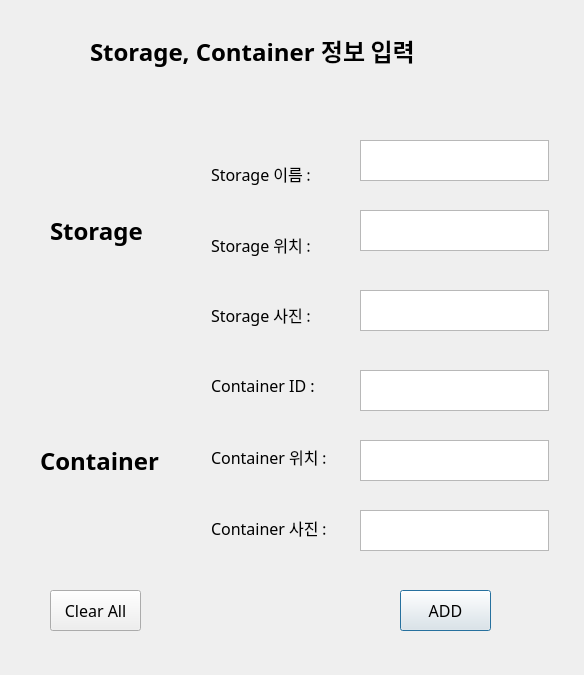
<?xml version="1.0" encoding="UTF-8"?>
<ui version="4.0">
 <class>AddStorageContainerWindow</class>
 <widget class="QDialog" name="AddStorageContainerWindow">
  <property name="geometry">
   <rect>
    <x>0</x>
    <y>0</y>
    <width>584</width>
    <height>675</height>
   </rect>
  </property>
  <property name="windowTitle">
   <string>AddStorageContainerWindow</string>
  </property>
  <widget class="QPlainTextEdit" name="plainTextEdit">
   <property name="geometry">
    <rect>
     <x>360</x>
     <y>140</y>
     <width>189</width>
     <height>41</height>
    </rect>
   </property>
   <property name="font">
    <font>
     <pointsize>10</pointsize>
    </font>
   </property>
  </widget>
  <widget class="QLabel" name="label">
   <property name="geometry">
    <rect>
     <x>90</x>
     <y>20</y>
     <width>431</width>
     <height>61</height>
    </rect>
   </property>
   <property name="font">
    <font>
     <family>함초롬바탕</family>
     <pointsize>18</pointsize>
     <weight>75</weight>
     <bold>true</bold>
    </font>
   </property>
   <property name="text">
    <string>Storage, Container 정보 입력</string>
   </property>
  </widget>
  <widget class="QLabel" name="label_2">
   <property name="geometry">
    <rect>
     <x>50</x>
     <y>200</y>
     <width>151</width>
     <height>61</height>
    </rect>
   </property>
   <property name="font">
    <font>
     <family>함초롬바탕</family>
     <pointsize>18</pointsize>
     <weight>75</weight>
     <bold>true</bold>
    </font>
   </property>
   <property name="text">
    <string>Storage</string>
   </property>
  </widget>
  <widget class="QPlainTextEdit" name="plainTextEdit_4">
   <property name="geometry">
    <rect>
     <x>360</x>
     <y>370</y>
     <width>189</width>
     <height>41</height>
    </rect>
   </property>
   <property name="font">
    <font>
     <pointsize>10</pointsize>
    </font>
   </property>
  </widget>
  <widget class="QPlainTextEdit" name="plainTextEdit_3">
   <property name="geometry">
    <rect>
     <x>360</x>
     <y>290</y>
     <width>189</width>
     <height>41</height>
    </rect>
   </property>
   <property name="font">
    <font>
     <pointsize>10</pointsize>
    </font>
   </property>
  </widget>
  <widget class="QLabel" name="label_3">
   <property name="geometry">
    <rect>
     <x>40</x>
     <y>430</y>
     <width>151</width>
     <height>61</height>
    </rect>
   </property>
   <property name="font">
    <font>
     <family>함초롬바탕</family>
     <pointsize>18</pointsize>
     <weight>75</weight>
     <bold>true</bold>
    </font>
   </property>
   <property name="text">
    <string>Container</string>
   </property>
  </widget>
  <widget class="QPlainTextEdit" name="plainTextEdit_5">
   <property name="geometry">
    <rect>
     <x>360</x>
     <y>440</y>
     <width>189</width>
     <height>41</height>
    </rect>
   </property>
   <property name="font">
    <font>
     <pointsize>10</pointsize>
    </font>
   </property>
  </widget>
  <widget class="QPlainTextEdit" name="plainTextEdit_6">
   <property name="geometry">
    <rect>
     <x>360</x>
     <y>510</y>
     <width>189</width>
     <height>41</height>
    </rect>
   </property>
   <property name="font">
    <font>
     <pointsize>10</pointsize>
    </font>
   </property>
  </widget>
  <widget class="QPushButton" name="addButton_2">
   <property name="geometry">
    <rect>
     <x>400</x>
     <y>590</y>
     <width>91</width>
     <height>41</height>
    </rect>
   </property>
   <property name="font">
    <font>
     <family>함초롬바탕</family>
     <pointsize>12</pointsize>
    </font>
   </property>
   <property name="text">
    <string>ADD</string>
   </property>
  </widget>
  <widget class="QWidget" name="layoutWidget">
   <property name="geometry">
    <rect>
     <x>200</x>
     <y>130</y>
     <width>161</width>
     <height>441</height>
    </rect>
   </property>
   <layout class="QVBoxLayout" name="verticalLayout">
    <item>
     <widget class="QLabel" name="label_9">
      <property name="font">
       <font>
        <family>함초롬바탕</family>
        <pointsize>12</pointsize>
        <weight>50</weight>
        <bold>false</bold>
       </font>
      </property>
      <property name="text">
       <string>Storage 이름 : </string>
      </property>
     </widget>
    </item>
    <item>
     <widget class="QLabel" name="label_10">
      <property name="font">
       <font>
        <family>함초롬바탕</family>
        <pointsize>12</pointsize>
        <weight>50</weight>
        <bold>false</bold>
       </font>
      </property>
      <property name="text">
       <string>Storage 위치 : </string>
      </property>
     </widget>
    </item>
    <item>
     <widget class="QLabel" name="label_11">
      <property name="font">
       <font>
        <family>함초롬바탕</family>
        <pointsize>12</pointsize>
        <weight>50</weight>
        <bold>false</bold>
       </font>
      </property>
      <property name="text">
       <string>Storage 사진 : </string>
      </property>
     </widget>
    </item>
    <item>
     <widget class="QLabel" name="label_12">
      <property name="font">
       <font>
        <family>함초롬바탕</family>
        <pointsize>12</pointsize>
        <weight>50</weight>
        <bold>false</bold>
       </font>
      </property>
      <property name="text">
       <string>Container ID : </string>
      </property>
     </widget>
    </item>
    <item>
     <widget class="QLabel" name="label_13">
      <property name="font">
       <font>
        <family>함초롬바탕</family>
        <pointsize>12</pointsize>
        <weight>50</weight>
        <bold>false</bold>
       </font>
      </property>
      <property name="text">
       <string>Container 위치 : </string>
      </property>
     </widget>
    </item>
    <item>
     <widget class="QLabel" name="label_14">
      <property name="font">
       <font>
        <family>함초롬바탕</family>
        <pointsize>12</pointsize>
        <weight>50</weight>
        <bold>false</bold>
       </font>
      </property>
      <property name="text">
       <string>Container 사진 : </string>
      </property>
     </widget>
    </item>
   </layout>
  </widget>
  <widget class="QPlainTextEdit" name="plainTextEdit_2">
   <property name="geometry">
    <rect>
     <x>360</x>
     <y>210</y>
     <width>189</width>
     <height>41</height>
    </rect>
   </property>
   <property name="font">
    <font>
     <pointsize>10</pointsize>
    </font>
   </property>
  </widget>
  <widget class="QPushButton" name="addButton_3">
   <property name="geometry">
    <rect>
     <x>50</x>
     <y>590</y>
     <width>91</width>
     <height>41</height>
    </rect>
   </property>
   <property name="font">
    <font>
     <family>함초롬바탕</family>
     <pointsize>12</pointsize>
    </font>
   </property>
   <property name="text">
    <string>Clear All</string>
   </property>
  </widget>
 </widget>
 <layoutdefault spacing="6" margin="11"/>
 <resources/>
 <connections>
  <connection>
   <sender>addButton_2</sender>
   <signal>clicked()</signal>
   <receiver>AddStorageContainerWindow</receiver>
   <slot>addStorageContainer()</slot>
   <hints>
    <hint type="sourcelabel">
     <x>462</x>
     <y>629</y>
    </hint>
    <hint type="destinationlabel">
     <x>430</x>
     <y>648</y>
    </hint>
   </hints>
  </connection>
  <connection>
   <sender>addButton_3</sender>
   <signal>clicked()</signal>
   <receiver>AddStorageContainerWindow</receiver>
   <slot>clear()</slot>
   <hints>
    <hint type="sourcelabel">
     <x>83</x>
     <y>614</y>
    </hint>
    <hint type="destinationlabel">
     <x>71</x>
     <y>551</y>
    </hint>
   </hints>
  </connection>
 </connections>
 <slots>
  <slot>addStorageContainer()</slot>
  <slot>clear()</slot>
 </slots>
</ui>
